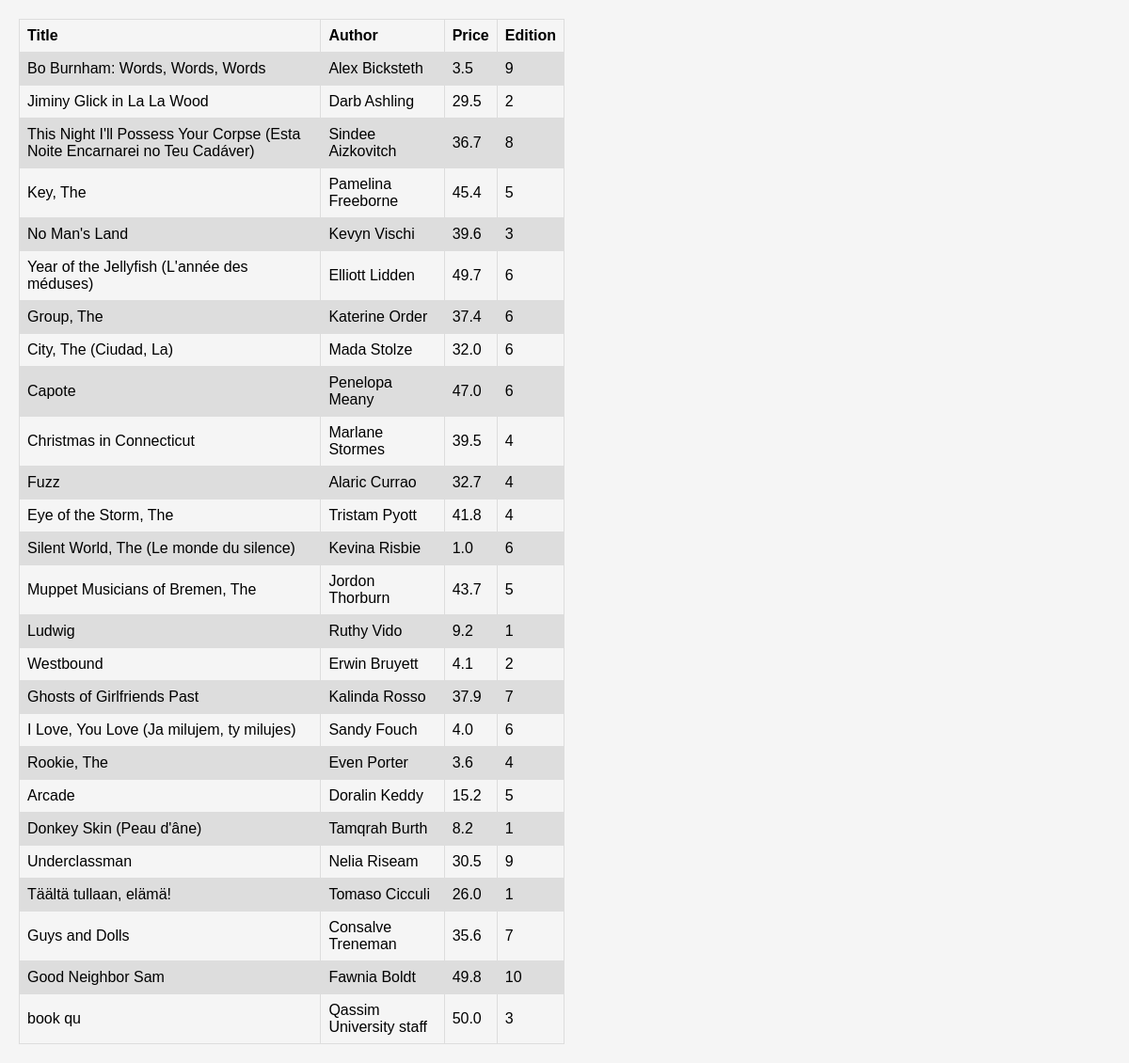
The app's page /books/lab8/task1/, older data.
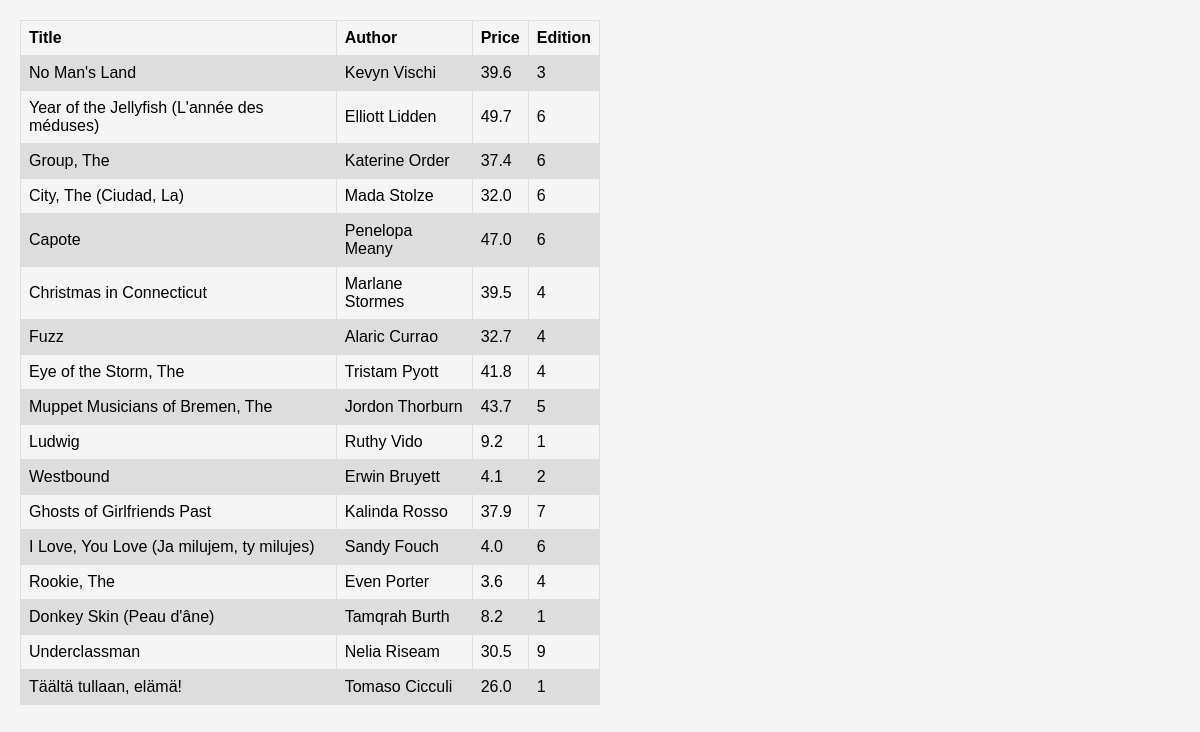
The same page, newer data.
### apps/bookmodule/models.py (models this page shows)
class Book(models.Model):
    title = models.CharField(max_length = 50)
    author = models.CharField(max_length = 50)
    price = models.FloatField(default = 0.0)
    edition = models.SmallIntegerField(default = 1)

### apps/bookmodule/views.py (the view)
# urls.py: path('lab8/task1/', views.task1, name= "books.task1"),
def task1(request):
    books = Book.objects.filter(Q(price__lte=50))
    return render(request,'bookmodule/task1.html',{'books':books})

### apps/templates/bookmodule/task1.html (shortened to what this page needs)
{% load static %}
<!DOCTYPE html>
<html lang="en">
<head>
    <link rel="stylesheet" href="{% static 'styles.css' %}">
</head>
<body>
    <table>
        <tr>
            <th>Title</th>
            <th>Author</th>
            <th>Price</th>
            <th>Edition</th>
        </tr>
        {% if books %}
        {% for book in books  %}
        <tr>
            <td>{{book.title}}</td>
            <td>{{book.author}}</td>
            <td>{{book.price}}</td>
            <td>{{book.edition}}</td>
        </tr>
        {% endfor %}
        {% else %}
        <tr>
            <td colspan="4" style="text-align: center;">No book available</td>
        </tr>
        {% endif %}
    </table>
</body>
</html>

### apps/static/styles.css (style rules this page uses)
body { font-family: Arial, sans-serif; margin: 0; padding: 20px; background-color: #f5f5f5; }
table { font-family: Arial, sans-serif; border-collapse: collapse; width: 50%; }
td, th { border: 1px solid #dddddd; text-align: left; padding: 8px; }
tr:nth-child(even) { background-color: #dddddd; }

Row changes from the older to the newer data that the page shows:
removed Book: title "Bo Burnham: Words, Words, Words", author "Alex Bicksteth", price "3.5", edition "9"
removed Book: title "Jiminy Glick in La La Wood", author "Darb Ashling", price "29.5", edition "2"
removed Book: title "This Night I'll Possess Your Corpse (Esta Noite Encarnarei no Teu Cadáver)", author "Sindee Aizkovitch", price "36.7", edition "8"
removed Book: title "Key, The", author "Pamelina Freeborne", price "45.4", edition "5"
removed Book: title "Silent World, The (Le monde du silence)", author "Kevina Risbie", price "1.0", edition "6"
removed Book: title "Arcade", author "Doralin Keddy", price "15.2", edition "5"
removed Book: title "Guys and Dolls", author "Consalve Treneman", price "35.6", edition "7"
removed Book: title "Good Neighbor Sam", author "Fawnia Boldt", price "49.8", edition "10"
removed Book: title "book qu", author "Qassim University staff", price "50.0", edition "3"
